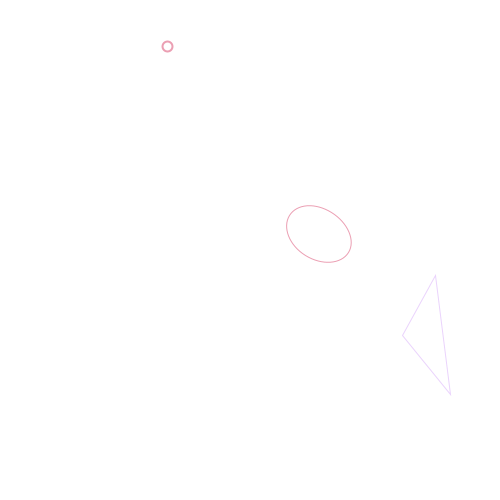
Frame 1 (no input)
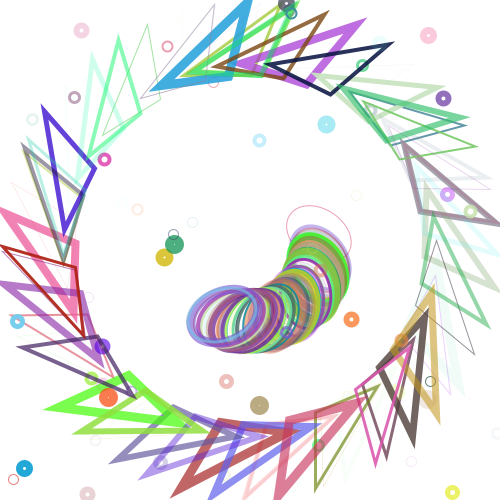
Frame 60 (the mouse pressed at the canvas centre just before this capture)
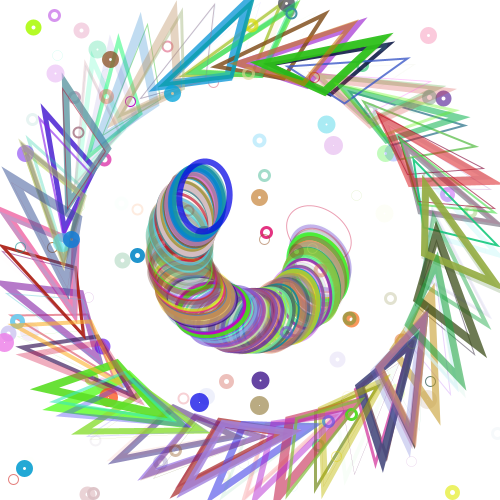
Frame 120 (the mouse held since frame 60 and released just before this capture)

The Processing sketch that drew these frames (run headless with seeded random() and noise(); from frame 60 on, the mouse is pressed at the canvas centre):

// Processing sketch: processing_142642
// ── processing_142642.pde

void setup ()
{
  size (500,500);
  background (255);
}


void draw ()
{ 
  //Dreieck
  pushMatrix();
  float rot = map (second(), 0, 100, 20, 200);
  translate(width/2,height/2);
  rotate(rot*radians(90));
  rotate (millis()/10.0);
  noFill ();
  stroke(random(255), random(255), random(255), random(255)); 
  triangle(140, 105, 180, 50, 180, 170);  
  popMatrix(); 
  //Dreieck END
  
  // Ellipse 
  pushMatrix (); 
  float pos = map (second(), 0, 50, 20, 480);
  translate (width/2,height/2);
  rotate (millis()/500.0);
  noFill ();
  stroke (random(255), random(255), random(255), random(255));
  ellipse (50,-50, 70, 50);
  popMatrix ();
  // Ellipse END


  //Random
  int x=int(random(500));
  int y=int(random(500));
  int z=int(random(10));
  strokeWeight(z);
  ellipse(x, y, 10,10);
  //Random END
}
